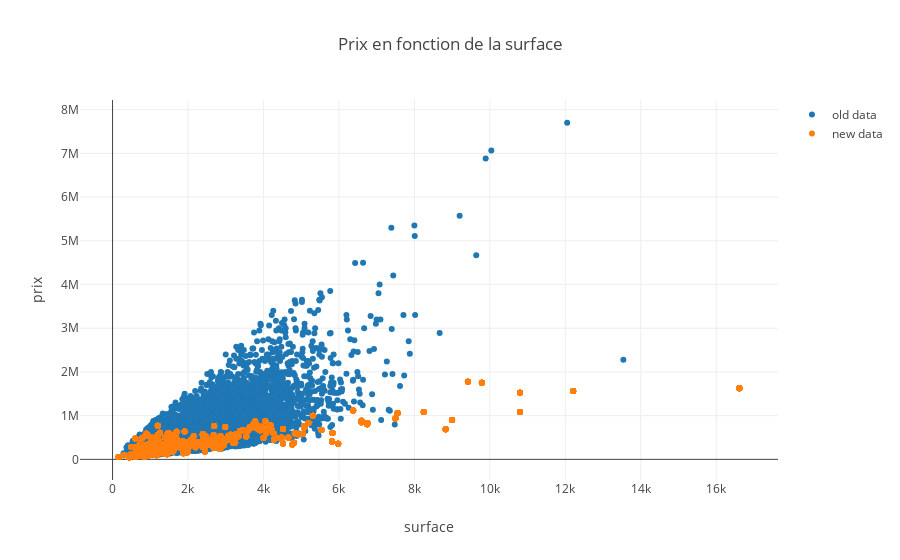

The code cell stored with this chart in its notebook:
### Code cell
new_trace = go.Scatter(
    x = data_new.sqft_living.values,
    y = data_new.price.values,
    mode = 'markers',
    name= 'new data'
)
old_trace = go.Scatter(
    x = X.sqft_living.values,
    y = y.price.values,
    mode = 'markers',
    name= 'old data'
)

data = [old_trace, new_trace]

layout= go.Layout(
    title= 'Prix en fonction de la surface',
    xaxis= dict(title= 'surface'),
    yaxis=dict(title= 'prix'),
)
fig= go.Figure(data=data, layout=layout)
py.iplot(fig)

### Figure 1 — Plotly figure (JSON) as saved in the notebook; plotly's stock layout.template omitted (floating-point values rounded to 4 significant figures; data arrays with more than 128 entries replaced by an {"elided": "..."} marker saying what was removed)
{"data": [{"mode": "markers", "name": "old data", "type": "scatter", "uid": "fafee817-e1d2-404d-92cc-4bdda8185e67", "x": {"elided": "21613 int values"}, "y": {"elided": "21613 int values"}}, {"mode": "markers", "name": "new data", "type": "scatter", "uid": "441752a8-8b1e-40cc-b960-5c9b9108e439", "x": {"elided": "7280 int values"}, "y": {"elided": "7280 float values"}}], "layout": {"title": "Prix en fonction de la surface", "xaxis": {"title": "surface"}, "yaxis": {"title": "prix"}}}
